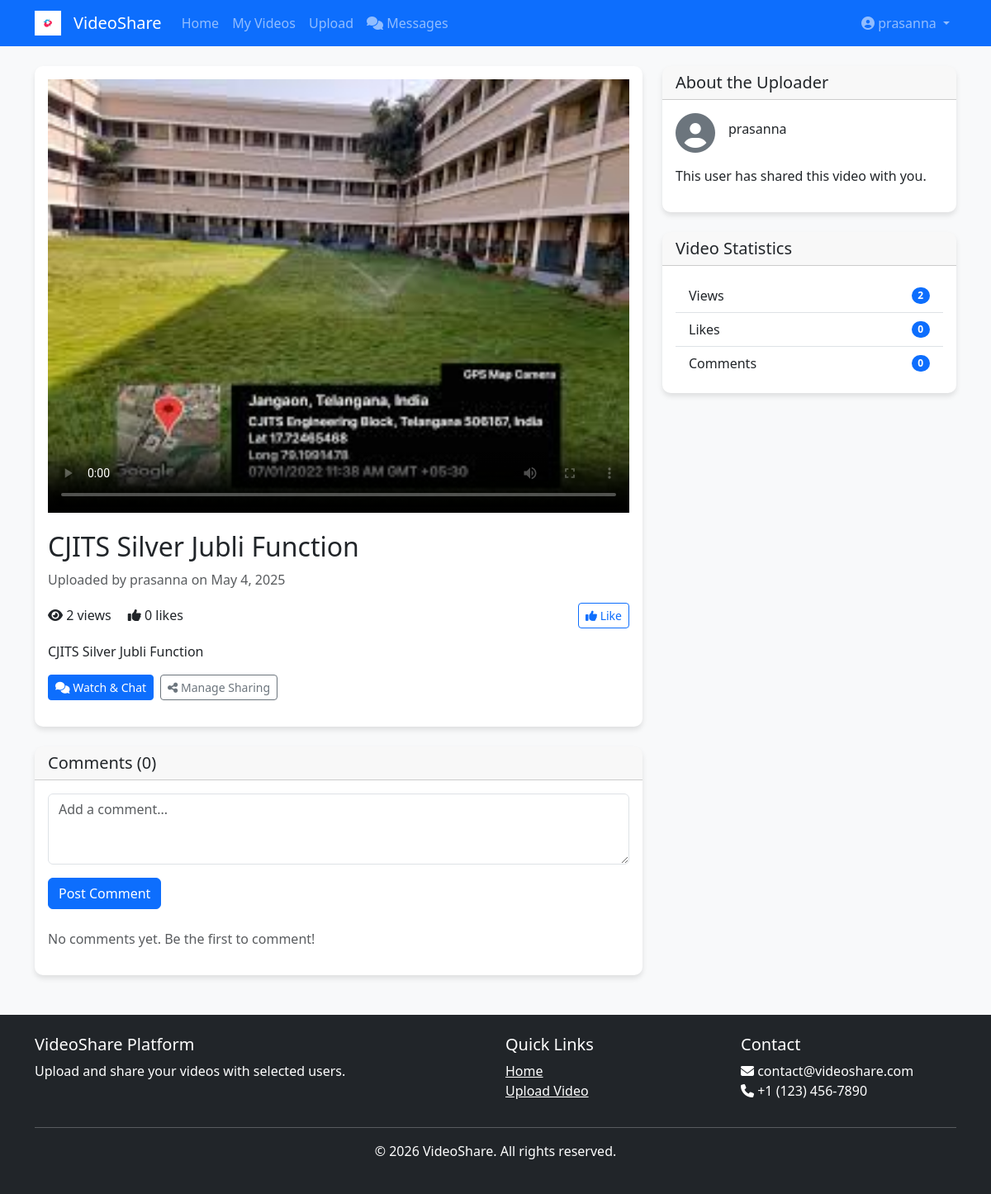
/video.php?id=3 (signed in), run on the app's committed database.
### tables this page shows
CREATE TABLE `videos` (
  `id` int(11) NOT NULL,
  `user_id` int(11) NOT NULL,
  `title` varchar(100) NOT NULL,
  `description` text DEFAULT NULL,
  `file_path` varchar(255) NOT NULL,
  `thumbnail_path` varchar(255) DEFAULT NULL,
  `upload_date` datetime DEFAULT current_timestamp(),
  `views` int(11) DEFAULT 0,
  `is_public` tinyint(1) DEFAULT 0
);

CREATE TABLE `users` (
  `id` int(11) NOT NULL,
  `username` varchar(50) NOT NULL,
  `email` varchar(100) NOT NULL,
  `password` varchar(255) NOT NULL,
  `created_at` datetime DEFAULT current_timestamp()
);

### includes/functions.php (called while the page is built, shortened)
<?php
require_once __DIR__ . '/config.php';
function getVideoById($video_id) {
    global $conn;
    $video_id = (int)$video_id;
    $sql = "SELECT v.*, u.username, u.created_at as user_created_at
            FROM videos v
            JOIN users u ON v.user_id = u.id
            WHERE v.id = '$video_id'";
    $result = $conn->query($sql);
    if ($result->num_rows == 1) {
        return $result->fetch_assoc();
    }
    return null;
}
function getVideoLikesCount($video_id) {
    global $conn;
    $video_id = (int)$video_id;
    $sql = "SELECT COUNT(*) as like_count FROM likes WHERE video_id = '$video_id'";
    $result = $conn->query($sql);
    return $result->fetch_assoc()['like_count'];
}
function hasUserLikedVideo($user_id, $video_id) {
    global $conn;
    $video_id = (int)$video_id;
    $user_id = (int)$user_id;
    $sql = "SELECT 1 FROM likes WHERE video_id = '$video_id' AND user_id = '$user_id'";
    $result = $conn->query($sql);
    return $result->num_rows > 0;
}
function getVideoComments($video_id) {
    global $conn;
    $video_id = (int)$video_id;
    $sql = "SELECT c.*, u.username
            FROM comments c
            JOIN users u ON c.user_id = u.id
            WHERE c.video_id = '$video_id'
            ORDER BY c.created_at DESC";
    $result = $conn->query($sql);
    $comments = [];
    return $comments;
}
function incrementVideoViews($video_id) {
    $video_id = (int)$video_id;
}
function isLoggedIn() {
    return isset($_SESSION['user_id']);
}
function getUserId() {
    return isLoggedIn() ? $_SESSION['user_id'] : null;
}
?>

### video.php (the view, shortened to what this page needs)
<?php
require_once 'includes/config.php';
require_once 'includes/functions.php';
$video_id = (int)$_GET['id'];
$video = getVideoById($video_id);
$comments = getVideoComments($video_id);
$like_count = getVideoLikesCount($video_id);
$user_liked = isLoggedIn() ? hasUserLikedVideo(getUserId(), $video_id) : false;
require_once 'includes/header.php';
?>
<div class="row">
    <div class="col-md-8">
        <div class="card mb-4">
            <div class="card-body">
                <video controls class="w-100" poster="<?php echo THUMBNAIL_UPLOAD_PATH . $video['thumbnail_path']; ?>">
                    <source src="<?php echo VIDEO_UPLOAD_PATH . $video['file_path']; ?>" type="video/mp4">
                </video>
                <h2 class="mt-3"><?php echo htmlspecialchars($video['title']); ?></h2>
                <p class="text-muted">Uploaded by <?php echo htmlspecialchars($video['username']); ?> on <?php echo date('F j, Y', strtotime($video['upload_date'])); ?></p>
                <div class="d-flex justify-content-between align-items-center mb-3">
                    <div>
                        <span class="me-3"><i class="fas fa-eye"></i> <?php echo $video['views']; ?> views</span>
                        <span id="like-count"><i class="fas fa-thumbs-up"></i> <?php echo $like_count; ?> likes</span>
                    </div>
                    <?php if (isLoggedIn()): ?>
                    <button id="like-button" class="btn btn-sm <?php echo $user_liked ? 'btn-primary' : 'btn-outline-primary'; ?>">
                        <i class="fas fa-thumbs-up"></i> <?php echo $user_liked ? 'Liked' : 'Like'; ?>
                    </button>
                    <?php endif; ?>
                </div>
                <div class="mb-3">
                    <p><?php echo nl2br(htmlspecialchars($video['description'])); ?></p>
                </div>
                <?php if (isLoggedIn()): ?>
                <div class="mb-3 d-flex flex-wrap gap-2">
                    <a href="chat.php?mode=video&amp;video_id=<?php echo (int)$video['id']; ?>" class="btn btn-sm btn-primary"><i class="fas fa-comments"></i> Watch &amp; Chat</a>
                <?php if ((int)$video['user_id'] === (int)getUserId()): ?>
                    <a href="share-video.php?id=<?php echo $video['id']; ?>" class="btn btn-sm btn-outline-secondary">
                        <i class="fas fa-share-alt"></i> Manage Sharing
                    </a>
                <?php endif; ?>
                </div>
                <?php endif; ?>
            </div>
        </div>
        <div class="card">
            <div class="card-header">
                <h5 class="mb-0">Comments (<?php echo count($comments); ?>)</h5>
            </div>
            <div class="card-body">
                <?php if (isLoggedIn()): ?>
                <form method="POST" class="mb-4">
                    <div class="mb-3">
                        <textarea class="form-control" name="comment" rows="3" placeholder="Add a comment..." required></textarea>
                    </div>
                    <button type="submit" class="btn btn-primary">Post Comment</button>
                </form>
                <?php else: ?>
                <div class="alert alert-info">
                    <a href="login.php">Login</a> to post a comment.
                </div>
                <?php endif; ?>
                <div class="comments-list">
                    <?php if (empty($comments)): ?>
                    <p class="text-muted">No comments yet. Be the first to comment!</p>
                    <?php endif; ?>
                </div>
            </div>
        </div>
    </div>
    <div class="col-md-4">
        <div class="card mb-4">
            <div class="card-header">
                <h5 class="mb-0">About the Uploader</h5>
            </div>
            <div class="card-body">
                <div class="d-flex align-items-center mb-3">
                    <div class="flex-shrink-0">
                        <i class="fas fa-user-circle fa-3x text-secondary"></i>
                    </div>
                    <div class="flex-grow-1 ms-3">
                        <h6><?php echo htmlspecialchars($video['username']); ?></h6>
                    </div>
                </div>
                <p>This user has shared this video with you.</p>
            </div>
        </div>
        <?php if ($video['user_id'] == getUserId()): ?>
        <div class="card mb-4">
            <div class="card-header">
                <h5 class="mb-0">Video Statistics</h5>
            </div>
            <div class="card-body">
                <ul class="list-group list-group-flush">
                    <li class="list-group-item d-flex justify-content-between align-items-center">
                        Views
                        <span class="badge bg-primary rounded-pill"><?php echo $video['views']; ?></span>
                    </li>
                    <li class="list-group-item d-flex justify-content-between align-items-center">
                        Likes
                        <span class="badge bg-primary rounded-pill" id="sidebar-like-count"><?php echo $like_count; ?></span>
                    </li>
                    <li class="list-group-item d-flex justify-content-between align-items-center">
                        Comments
                        <span class="badge bg-primary rounded-pill"><?php echo count($comments); ?></span>
                    </li>
                </ul>
            </div>
        </div>
        <?php endif; ?>
    </div>
</div>
<?php
require_once 'includes/footer.php';
?>

### assets/css/styles.css (style rules this page uses)
body { font-family: 'Segoe UI', Tahoma, Geneva, Verdana, sans-serif; background-color: #f8f9fa; }
.card { transition: transform 0.3s ease, box-shadow 0.3s ease; border: none; border-radius: 10px; overflow: hidden; box-shadow: 0 4px 6px rgba(0, 0, 0, 0.1); }

### data on the page
videos: title "CJITS Silver Jubli Function", user.username "prasanna", upload_date "May 4, 2025", views "2", description "CJITS Silver Jubli Function"

### other printed values
$_SESSION['username'] "prasanna"
$like_count "0"
count($comments) "0"
